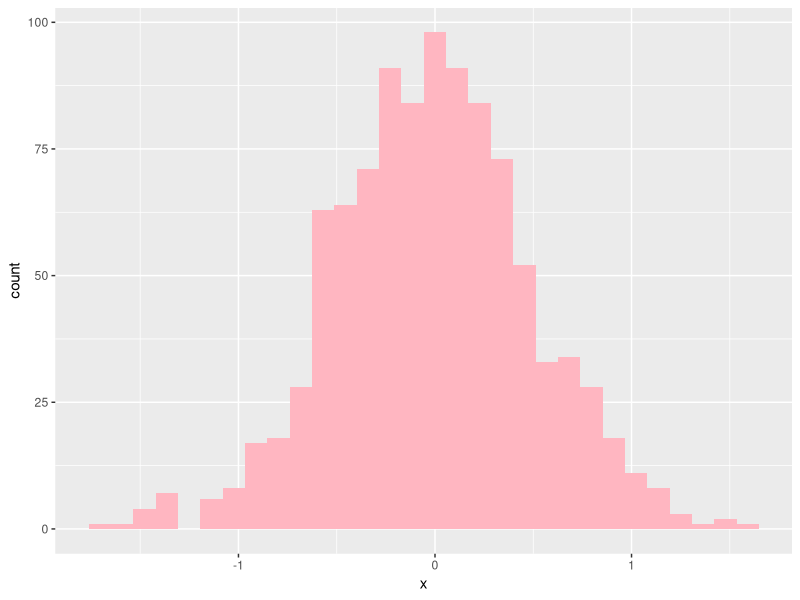
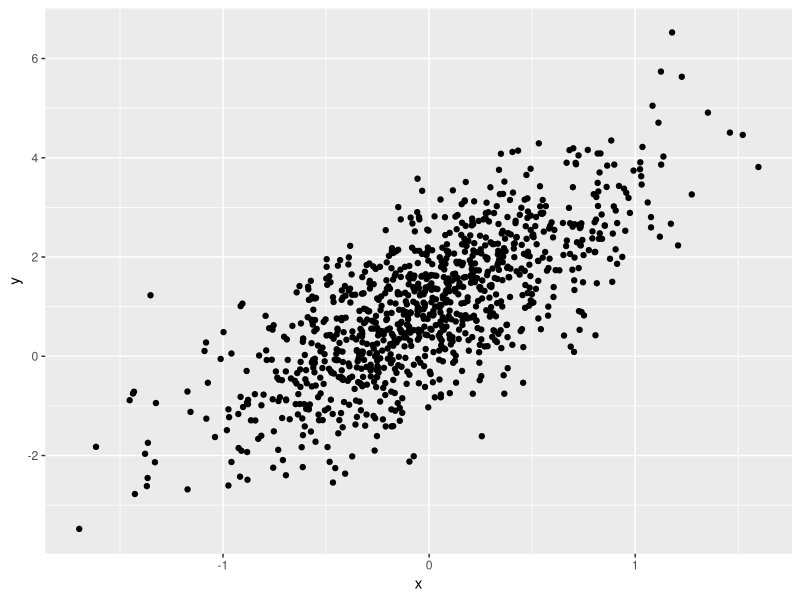

Here is the R script that generated these plots, in order:
## ---- chunk 1
library(tidyverse)
## ---- chunk 2
set.seed(1234)

plot_df = tibble(
  x = rnorm(1000, sd = .5),
  y = 1 + 2 * x + rnorm(1000)
)
## ---- chunk 3
ggplot(plot_df, aes(x = x)) + geom_histogram(fill="lightpink")
## ---- chunk 4
ggplot(plot_df, aes(x = x, y = y)) + geom_point()
